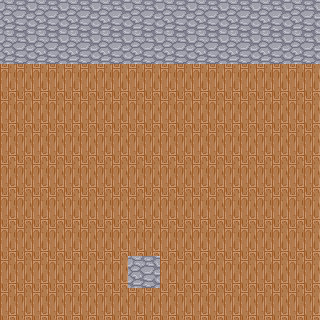

This is a level from a 2D game, rendered from its Tiled map with the project's own tilesets. A one-line summary and the complete map file follow:
An orthogonal 10x10 tile map with 32x32 px tiles, 1 tile layer (groundwork) and 5 objects.

<map version="1.10" tiledversion="1.10.2" orientation="orthogonal" renderorder="right-down" width="10" height="10" tilewidth="32" tileheight="32" infinite="0" nextlayerid="7" nextobjectid="20">
 <tileset firstgid="1" source="texture.tsx" />
 <layer id="1" name="groundwork" width="10" height="10">
  <data encoding="csv">
2,2,2,2,2,2,2,2,2,2,
2,2,2,2,2,2,2,2,2,2,
1,1,1,1,1,1,1,1,1,1,
1,1,1,1,1,1,1,1,1,1,
1,1,1,1,1,1,1,1,1,1,
1,1,1,1,1,1,1,1,1,1,
1,1,1,1,1,1,1,1,1,1,
1,1,1,1,1,1,1,1,1,1,
1,1,1,1,2,1,1,1,1,1,
1,1,1,1,1,1,1,1,1,1
</data>
 </layer>
 <objectgroup id="6" name="collisionlayer">
  <object id="15" gid="2" x="-0.343967" y="352.783" width="321.311" height="32" />
  <object id="16" gid="2" x="0.322699" y="-0.550804" width="321.311" height="32" />
  <object id="19" gid="2" x="2.98937" y="62.1159" width="321.311" height="32" />
  <object id="17" gid="2" x="-32.5983" y="-31.3915" width="383.311" height="32" rotation="90" />
  <object id="18" gid="2" x="322.068" y="-32.0581" width="383.311" height="32" rotation="90" />
 </objectgroup>
</map>
